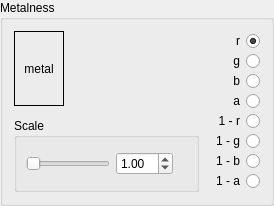
        <widget class="QGroupBox" name="Metalness">
         <property name="title">
          <string>Metalness</string>
         </property>
         <layout class="QHBoxLayout" name="horizontalLayout_8" stretch="1,0">
          <property name="spacing">
           <number>12</number>
          </property>
          <item>
           <layout class="QVBoxLayout" name="verticalLayout_5">
            <item>
             <layout class="QHBoxLayout" name="horizontalLayout_9">
              <item>
               <widget class="DropLabel" name="MetalnessMap">
                <property name="minimumSize">
                 <size>
                  <width>50</width>
                  <height>50</height>
                 </size>
                </property>
                <property name="maximumSize">
                 <size>
                  <width>50</width>
                  <height>16777215</height>
                 </size>
                </property>
                <property name="acceptDrops">
                 <bool>true</bool>
                </property>
                <property name="frameShape">
                 <enum>QFrame::Box</enum>
                </property>
                <property name="text">
                 <string>metal</string>
                </property>
                <property name="alignment">
                 <set>Qt::AlignCenter</set>
                </property>
               </widget>
              </item>
              <item>
               <spacer name="horizontalSpacer_3">
                <property name="orientation">
                 <enum>Qt::Horizontal</enum>
                </property>
                <property name="sizeHint" stdset="0">
                 <size>
                  <width>40</width>
                  <height>20</height>
                 </size>
                </property>
               </spacer>
              </item>
             </layout>
            </item>
            <item>
             <layout class="QHBoxLayout" name="horizontalLayout_10">
              <item>
               <widget class="QGroupBox" name="groupBox_5">
                <property name="title">
                 <string>Scale</string>
                </property>
                <layout class="QVBoxLayout" name="verticalLayout_6">
                 <item>
                  <layout class="QHBoxLayout" name="horizontalLayout_11">
                   <item>
                    <widget class="QcDoubleSlider" name="MetalnessSlider">
                     <property name="maximum">
                      <number>100</number>
                     </property>
                     <property name="orientation">
                      <enum>Qt::Horizontal</enum>
                     </property>
                    </widget>
                   </item>
                   <item>
                    <widget class="QcDoubleSpinBox" name="MetalnessSpinner">
                     <property name="minimumSize">
                      <size>
                       <width>52</width>
                       <height>0</height>
                      </size>
                     </property>
                     <property name="singleStep">
                      <double>0.100000000000000</double>
                     </property>
                     <property name="value">
                      <double>1.000000000000000</double>
                     </property>
                    </widget>
                   </item>
                   <item>
                    <widget class="QLabel" name="MetalnessLabel">
                     <property name="minimumSize">
                      <size>
                       <width>8</width>
                       <height>0</height>
                      </size>
                     </property>
                     <property name="text">
                      <string/>
                     </property>
                     <property name="alignment">
                      <set>Qt::AlignRight|Qt::AlignTrailing|Qt::AlignVCenter</set>
                     </property>
                    </widget>
                   </item>
                  </layout>
                 </item>
                </layout>
               </widget>
              </item>
             </layout>
            </item>
           </layout>
          </item>
          <item>
           <layout class="QVBoxLayout" name="verticalLayout_7">
            <property name="spacing">
             <number>0</number>
            </property>
            <item>
             <widget class="QRadioButton" name="MetalnessOutput1">
              <property name="sizePolicy">
               <sizepolicy hsizetype="Expanding" vsizetype="Fixed">
                <horstretch>0</horstretch>
                <verstretch>0</verstretch>
               </sizepolicy>
              </property>
              <property name="layoutDirection">
               <enum>Qt::RightToLeft</enum>
              </property>
              <property name="text">
               <string>r</string>
              </property>
              <property name="checked">
               <bool>true</bool>
              </property>
             </widget>
            </item>
            <item>
             <widget class="QRadioButton" name="MetalnessOutput2">
              <property name="sizePolicy">
               <sizepolicy hsizetype="Expanding" vsizetype="Fixed">
                <horstretch>0</horstretch>
                <verstretch>0</verstretch>
               </sizepolicy>
              </property>
              <property name="layoutDirection">
               <enum>Qt::RightToLeft</enum>
              </property>
              <property name="text">
               <string>g</string>
              </property>
             </widget>
            </item>
            <item>
             <widget class="QRadioButton" name="MetalnessOutput3">
              <property name="sizePolicy">
               <sizepolicy hsizetype="Expanding" vsizetype="Fixed">
                <horstretch>0</horstretch>
                <verstretch>0</verstretch>
               </sizepolicy>
              </property>
              <property name="layoutDirection">
               <enum>Qt::RightToLeft</enum>
              </property>
              <property name="text">
               <string>b</string>
              </property>
             </widget>
            </item>
            <item>
             <widget class="QRadioButton" name="MetalnessOutput4">
              <property name="sizePolicy">
               <sizepolicy hsizetype="Expanding" vsizetype="Fixed">
                <horstretch>0</horstretch>
                <verstretch>0</verstretch>
               </sizepolicy>
              </property>
              <property name="layoutDirection">
               <enum>Qt::RightToLeft</enum>
              </property>
              <property name="text">
               <string>a</string>
              </property>
             </widget>
            </item>
            <item>
             <widget class="QRadioButton" name="MetalnessOutput5">
              <property name="sizePolicy">
               <sizepolicy hsizetype="Expanding" vsizetype="Fixed">
                <horstretch>0</horstretch>
                <verstretch>0</verstretch>
               </sizepolicy>
              </property>
              <property name="layoutDirection">
               <enum>Qt::RightToLeft</enum>
              </property>
              <property name="text">
               <string>1 - r</string>
              </property>
             </widget>
            </item>
            <item>
             <widget class="QRadioButton" name="MetalnessOutput6">
              <property name="sizePolicy">
               <sizepolicy hsizetype="Expanding" vsizetype="Fixed">
                <horstretch>0</horstretch>
                <verstretch>0</verstretch>
               </sizepolicy>
              </property>
              <property name="layoutDirection">
               <enum>Qt::RightToLeft</enum>
              </property>
              <property name="text">
               <string>1 - g</string>
              </property>
             </widget>
            </item>
            <item>
             <widget class="QRadioButton" name="MetalnessOutput7">
              <property name="sizePolicy">
               <sizepolicy hsizetype="Expanding" vsizetype="Fixed">
                <horstretch>0</horstretch>
                <verstretch>0</verstretch>
               </sizepolicy>
              </property>
              <property name="layoutDirection">
               <enum>Qt::RightToLeft</enum>
              </property>
              <property name="text">
               <string>1 - b</string>
              </property>
             </widget>
            </item>
            <item>
             <widget class="QRadioButton" name="MetalnessOutput8">
              <property name="sizePolicy">
               <sizepolicy hsizetype="Expanding" vsizetype="Fixed">
                <horstretch>0</horstretch>
                <verstretch>0</verstretch>
               </sizepolicy>
              </property>
              <property name="layoutDirection">
               <enum>Qt::RightToLeft</enum>
              </property>
              <property name="text">
               <string>1 - a</string>
              </property>
             </widget>
            </item>
            <item>
             <spacer name="verticalSpacer_7">
              <property name="orientation">
               <enum>Qt::Vertical</enum>
              </property>
              <property name="sizeHint" stdset="0">
               <size>
                <width>20</width>
                <height>1</height>
               </size>
              </property>
             </spacer>
            </item>
           </layout>
          </item>
         </layout>
        </widget>
